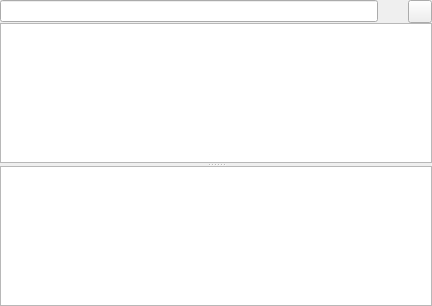
<?xml version="1.0" encoding="UTF-8"?>
<ui version="4.0">
 <class>DrugsWidget::Internal::DrugSelector</class>
 <widget class="QWidget" name="DrugsWidget::Internal::DrugSelector">
  <property name="geometry">
   <rect>
    <x>0</x>
    <y>0</y>
    <width>432</width>
    <height>306</height>
   </rect>
  </property>
  <property name="windowTitle">
   <string>Form</string>
  </property>
  <layout class="QGridLayout" name="gridLayout">
   <property name="margin">
    <number>0</number>
   </property>
   <property name="spacing">
    <number>0</number>
   </property>
   <item row="0" column="0">
    <layout class="QHBoxLayout" name="horizontalLayout_2">
     <property name="spacing">
      <number>5</number>
     </property>
     <item>
      <widget class="Utils::QButtonLineEdit" name="searchLine"/>
     </item>
     <item>
      <widget class="QPushButton" name="textButton">
       <property name="minimumSize">
        <size>
         <width>20</width>
         <height>20</height>
        </size>
       </property>
       <property name="maximumSize">
        <size>
         <width>20</width>
         <height>20</height>
        </size>
       </property>
       <property name="text">
        <string/>
       </property>
       <property name="flat">
        <bool>true</bool>
       </property>
      </widget>
     </item>
     <item>
      <widget class="QToolButton" name="drugsDatabaseSelectorButton">
       <property name="text">
        <string/>
       </property>
      </widget>
     </item>
    </layout>
   </item>
   <item row="1" column="0">
    <widget class="QSplitter" name="splitter">
     <property name="orientation">
      <enum>Qt::Vertical</enum>
     </property>
     <property name="handleWidth">
      <number>3</number>
     </property>
     <widget class="QTreeView" name="InnView">
      <property name="editTriggers">
       <set>QAbstractItemView::NoEditTriggers</set>
      </property>
      <property name="alternatingRowColors">
       <bool>true</bool>
      </property>
      <property name="selectionMode">
       <enum>QAbstractItemView::SingleSelection</enum>
      </property>
      <property name="selectionBehavior">
       <enum>QAbstractItemView::SelectRows</enum>
      </property>
      <property name="verticalScrollMode">
       <enum>QAbstractItemView::ScrollPerPixel</enum>
      </property>
      <property name="horizontalScrollMode">
       <enum>QAbstractItemView::ScrollPerPixel</enum>
      </property>
     </widget>
     <widget class="QTableView" name="drugsView">
      <property name="editTriggers">
       <set>QAbstractItemView::NoEditTriggers</set>
      </property>
      <property name="alternatingRowColors">
       <bool>true</bool>
      </property>
      <property name="selectionMode">
       <enum>QAbstractItemView::SingleSelection</enum>
      </property>
      <property name="selectionBehavior">
       <enum>QAbstractItemView::SelectRows</enum>
      </property>
      <property name="verticalScrollMode">
       <enum>QAbstractItemView::ScrollPerPixel</enum>
      </property>
      <property name="horizontalScrollMode">
       <enum>QAbstractItemView::ScrollPerPixel</enum>
      </property>
      <attribute name="horizontalHeaderVisible">
       <bool>true</bool>
      </attribute>
      <attribute name="horizontalHeaderStretchLastSection">
       <bool>true</bool>
      </attribute>
      <attribute name="verticalHeaderVisible">
       <bool>false</bool>
      </attribute>
     </widget>
    </widget>
   </item>
  </layout>
 </widget>
 <customwidgets>
  <customwidget>
   <class>Utils::QButtonLineEdit</class>
   <extends>QLineEdit</extends>
   <header location="global">utils/widgets/qbuttonlineedit.h</header>
  </customwidget>
 </customwidgets>
 <resources/>
 <connections/>
</ui>
